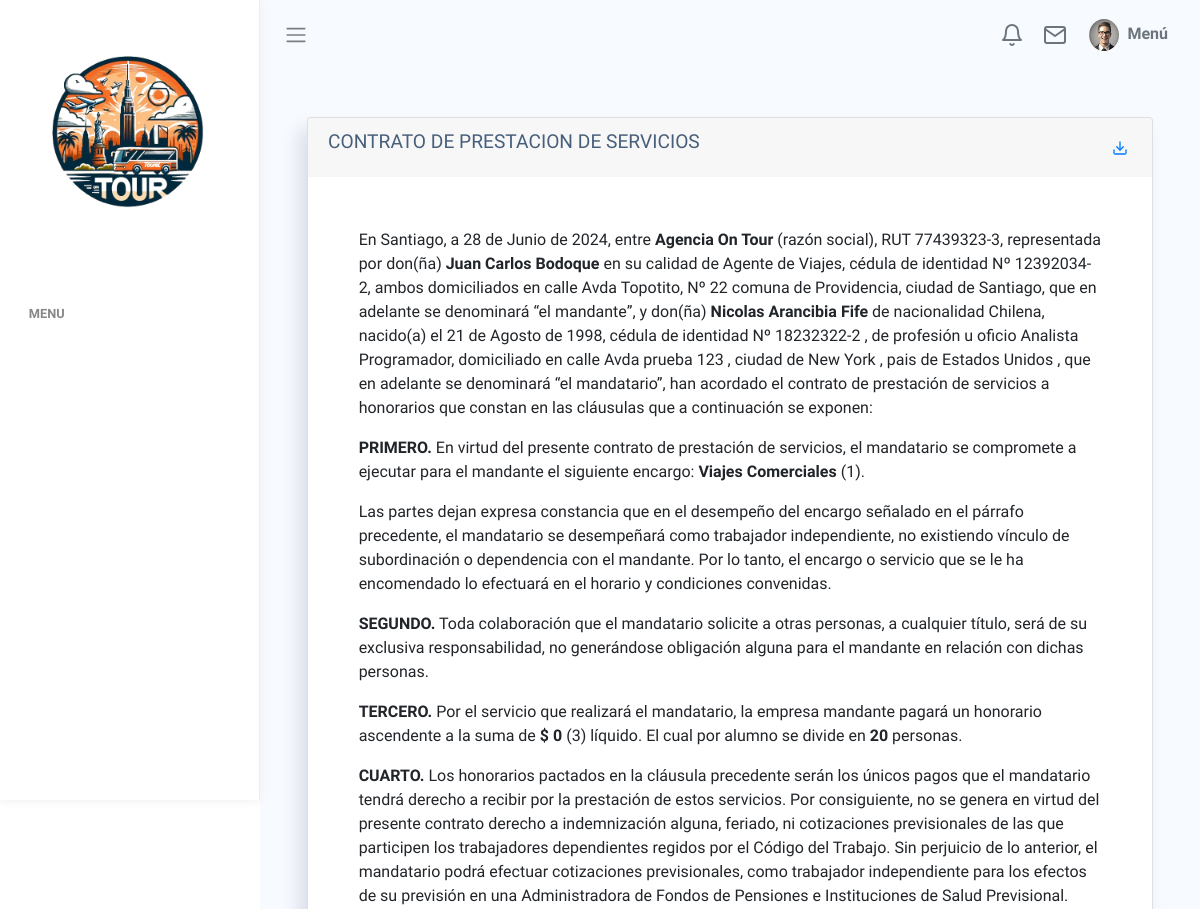
Page /ver-contrato/3/ (upper part) on the earlier database version.
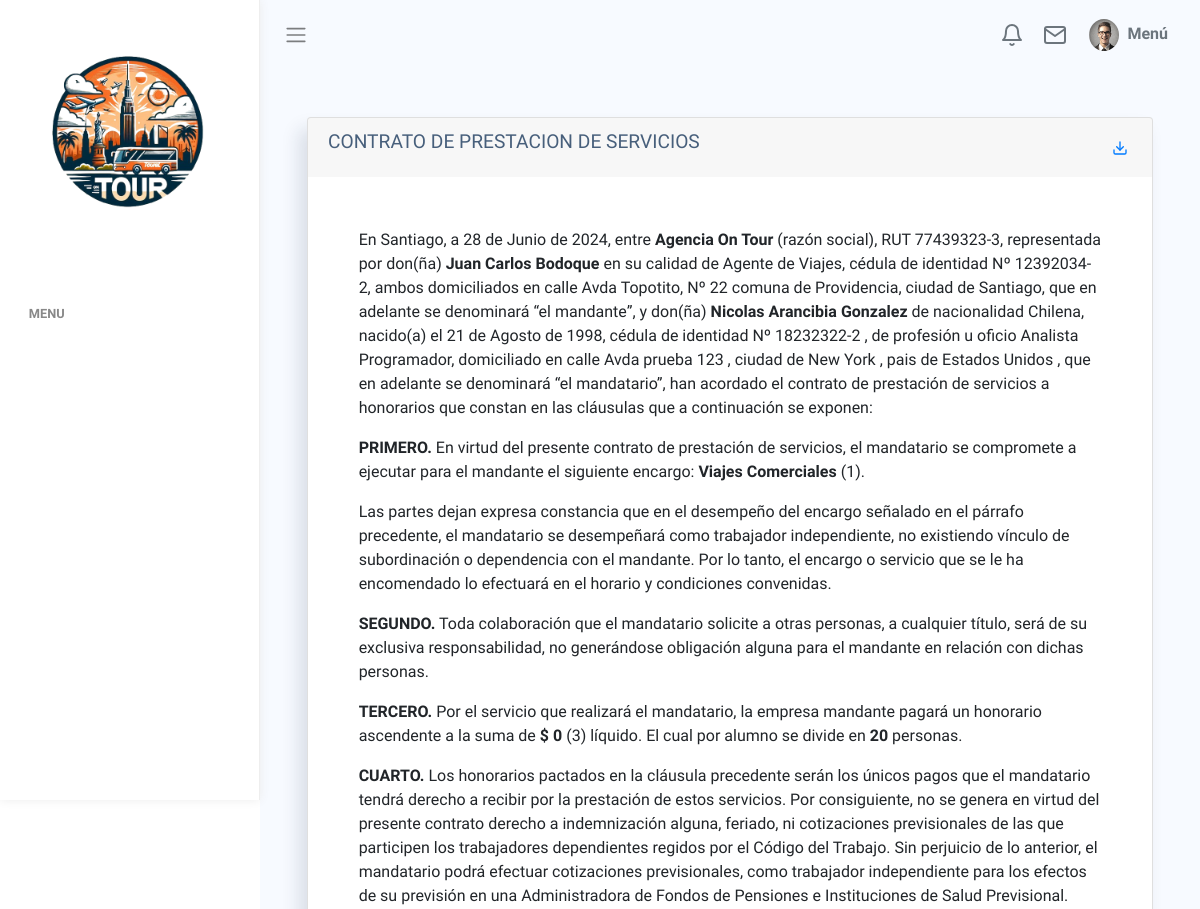
Same page on the later database version.
### core/models.py (models this page shows, shortened)
class Contrato(models.Model):
    nombre = models.CharField(max_length=50)
    appaterno = models.CharField(max_length=150)
    apmaterno = models.CharField(max_length=150)
    rut = models.CharField(max_length=20)
    ciudad = models.CharField(max_length=150)
    pais = models.CharField(max_length=150)
    direccion = models.CharField(max_length=250)
    fecha_inicio = models.DateField()
    fecha_termino = models.DateField()
    tipo_viaje = models.ForeignKey(Tipo_Viaje, on_delete=models.CASCADE)
    monto_total = models.IntegerField(default=0)
    cantidad_alumnos = models.IntegerField(default=20)

class Tipo_Viaje(models.Model):
    nombre_viaje = models.CharField(max_length=100)

### core/views.py (the view)
# urls.py: path("ver-contrato/<int:id>/", verContrato, name="ver-contrato"),
def verContrato(request, id):
    contratos = get_object_or_404(Contrato, id=id)
    return render(request, 'core/ver-contrato.html', {'x': contratos})

### core/templates/core/ver-contrato.html (shortened to what this page needs)
{% extends 'core/base.html' %}
{% load static %}
{% block contenido %}
{% load crispy_forms_tags %}
<div class="card" style="margin-left: 5%; margin-right: 5%; margin-top: 5%;">
    <div class="card-header d-flex justify-content-between align-items-center">
        <h4 class="card-title">CONTRATO DE PRESTACION DE SERVICIOS</h4>
        <div class="d-flex ">
            <a href="{% url 'pdf' x.id %}"><i data-feather="download"></i></a>
        </div>
    </div><b></b>
    <div style="padding: 6%;">
        <p>
            En Santiago, a 28 de Junio de 2024, entre <b>Agencia On Tour</b> (razón social), RUT 77439323-3,
            representada por don(ña) <b>Juan Carlos Bodoque</b> en su calidad de Agente de Viajes, cédula de identidad Nº
            12392034-2, ambos domiciliados en calle Avda Topotito, Nº 22 comuna de Providencia, ciudad de
            Santiago, que en adelante se denominará “el mandante”, y don(ña) <b>{{ x.nombre }} {{ x.appaterno }} {{ x.apmaterno }}</b> de nacionalidad
            Chilena, nacido(a) el 21 de Agosto de 1998, cédula de identidad Nº {{ x.rut }} , de profesión u
            oficio Analista Programador, domiciliado en calle {{ x.direccion }} , ciudad de {{ x.ciudad }} , pais de
            {{ x.pais }} , que en adelante se denominará “el mandatario”, han acordado el contrato de prestación de
            servicios a
            honorarios que constan en las cláusulas que a continuación se exponen:
        </p>
        <p>
            <b>PRIMERO.</b> En virtud del presente contrato de prestación de servicios, el mandatario se compromete a
            ejecutar para el mandante el siguiente encargo: <b>{{ x.tipo_viaje.nombre_viaje }}</b> (1).
        </p>
        <p>
            Las partes dejan expresa constancia que en el desempeño del encargo señalado en el párrafo precedente, el
            mandatario se desempeñará como trabajador independiente, no existiendo vínculo de subordinación o
            dependencia
            con el mandante. Por lo tanto, el encargo o servicio que se le ha encomendado lo efectuará en el horario y
            condiciones convenidas.
        </p>
        <p>
            <b>SEGUNDO.</b> Toda colaboración que el mandatario solicite a otras personas, a cualquier título, será de
            su
            exclusiva responsabilidad, no generándose obligación alguna para el mandante en relación con dichas
            personas.
        </p>
        <p>
            <b>TERCERO.</b> Por el servicio que realizará el mandatario, la empresa mandante pagará un honorario
            ascendente
            a la suma de <b>$ {{ x.monto_total|floatformat:"0g" }} </b>(3) líquido. El cual por alumno se divide en <b>{{ x.cantidad_alumnos }}</b> personas.
        </p>
        <p>
            <b>CUARTO.</b> Los honorarios pactados en la cláusula precedente serán los únicos pagos que el mandatario
            tendrá
            derecho a recibir por la prestación de estos servicios. Por consiguiente, no se genera en virtud del
            presente
            contrato derecho a indemnización alguna, feriado, ni cotizaciones previsionales de las que participen los
            trabajadores dependientes regidos por el Código del Trabajo. Sin perjuicio de lo anterior, el mandatario
            podrá
            efectuar cotizaciones previsionales, como trabajador independiente para los efectos de su previsión en una
            Administradora de Fondos de Pensiones e Instituciones de Salud Previsional.
        </p>
    </div>
</div>
{% endblock %}

Differences in the rows shown:
changed Contrato "Nicolas": apmaterno "Fife" → "Gonzalez"
